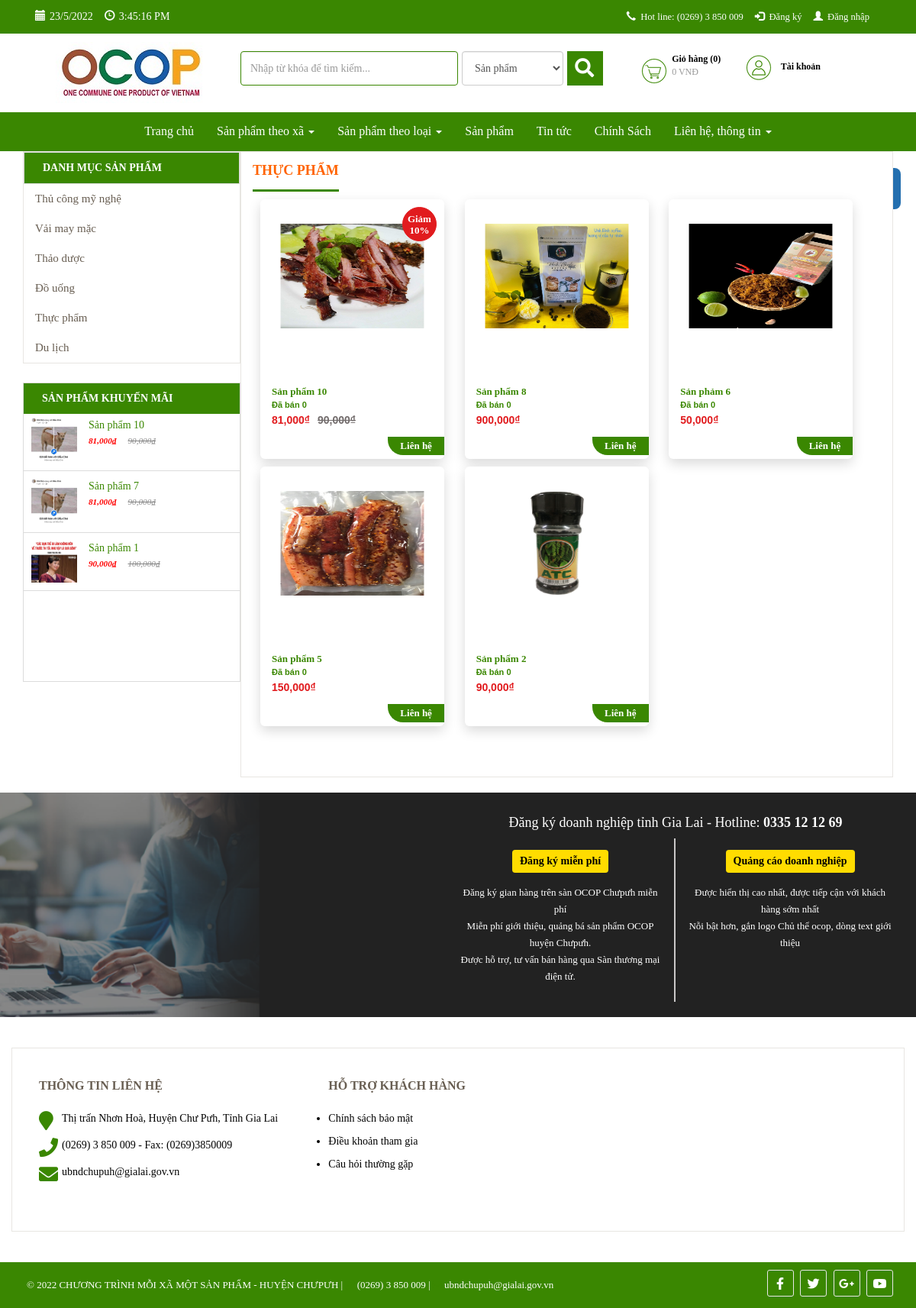
Before: /san-pham/thucpham with the older database file.
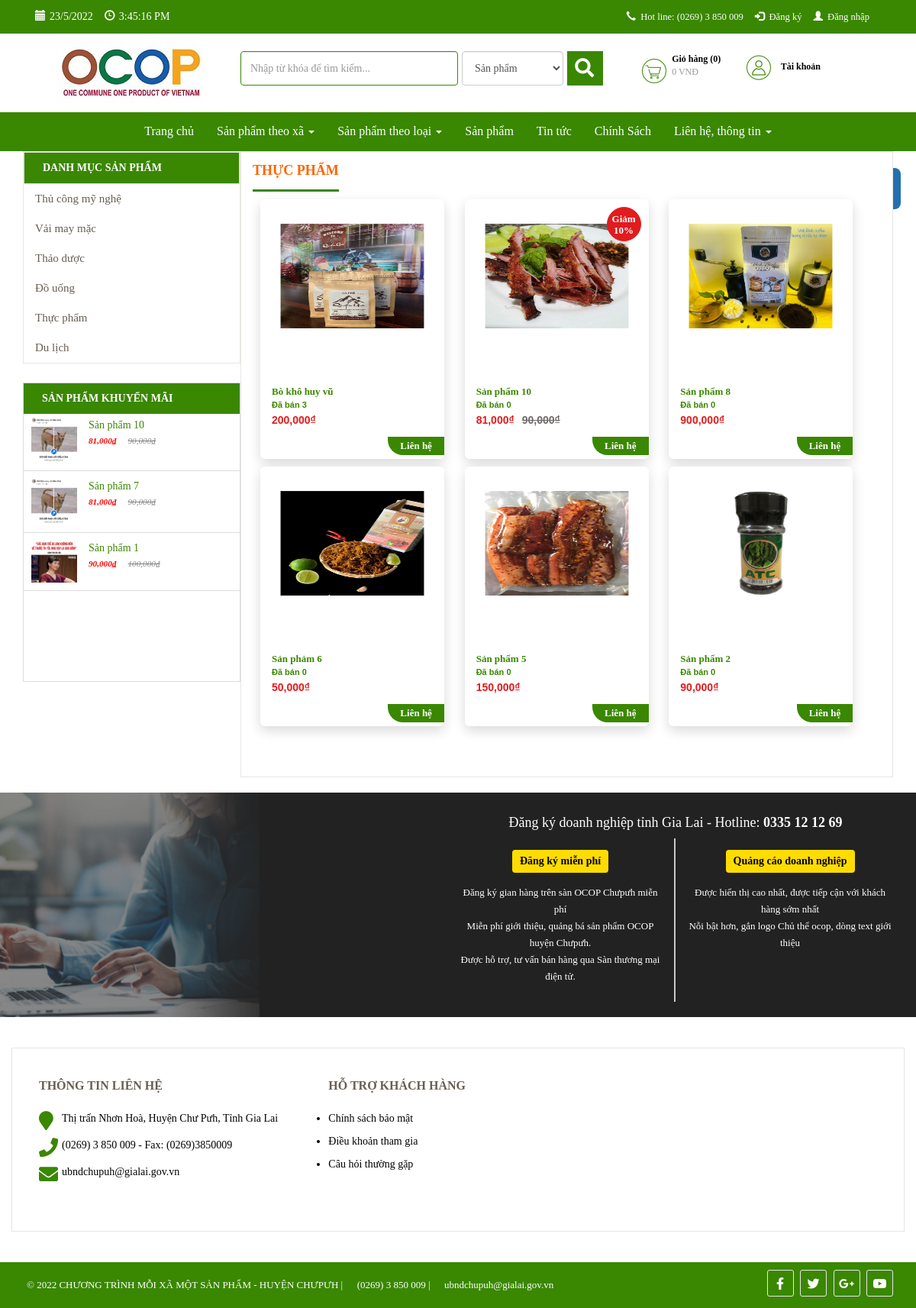
After: the same page with the newer database file.
### tables this page shows
CREATE TABLE `db_category` (
  `id` int(11) NOT NULL,
  `name` varchar(255) NOT NULL,
  `link` varchar(255) NOT NULL,
  `level` int(2) NOT NULL,
  `parentid` int(11) NOT NULL,
  `orders` varchar(5) DEFAULT NULL,
  `created_at` datetime NOT NULL,
  `created_by` varchar(255) NOT NULL,
  `updated_at` datetime NOT NULL,
  `updated_by` varchar(255) NOT NULL,
  `trash` tinyint(1) NOT NULL DEFAULT 1,
  `status` tinyint(1) NOT NULL DEFAULT 1
);

CREATE TABLE `db_product` (
  `id` int(11) NOT NULL,
  `catid` int(11) NOT NULL,
  `name` varchar(255) NOT NULL,
  `alias` varchar(255) NOT NULL,
  `avatar` varchar(255) NOT NULL,
  `img` varchar(255) NOT NULL,
  `sortDesc` text NOT NULL,
  `detail` text NOT NULL,
  `producer` int(11) NOT NULL,
  `number` int(11) NOT NULL,
  `number_buy` int(11) NOT NULL,
  `sale` int(3) DEFAULT NULL,
  `price` int(11) NOT NULL,
  `price_sale` int(11) NOT NULL,
  `created` datetime NOT NULL,
  `created_by` varchar(100) NOT NULL DEFAULT 'HDL',
  `modified` datetime NOT NULL,
  `modified_by` varchar(100) NOT NULL DEFAULT 'HDL',
  `trash` int(1) NOT NULL DEFAULT 1,
  `status` int(1) NOT NULL DEFAULT 1,
  `userId` int(11) DEFAULT NULL,
  `img2` varchar(255) DEFAULT NULL,
  `img3` varchar(255) DEFAULT NULL,
  `img4` varchar(255) DEFAULT NULL,
  `is_hot` int(11) NOT NULL DEFAULT 0
);

### application/controllers/Sanpham.php (called while the page is built, shortened)
<?php
class Sanpham extends CI_Controller {
    function __construct() {
        $this->load->model('frontend/Mproduct');
		$this->load->model('frontend/Mproducer');
        $this->load->model('frontend/Mcategory');
		$this->load->model('frontend/Mevaluate');
		$this->load->model('backend/Muser');
        $this->data['com']='sanpham';
        $this->load->library('session');
        $this->load->library('phantrang');
    }
    public function category(){
        if(isset($_POST['sapxep-category'])){
            $dksx=$_POST['sapxep-category'];
            $char = explode('-', $dksx);
            $f=$char[0];
            $od=$char[1];
            $data = array('0' => $f, '1' =>$od);
            $this->session->set_userdata('sortby-category', $data);
        }else{
            if($this->session->userdata('sortby-category')){
                $data = $this->session->userdata('sortby-category');
                $f=$data[0];
                $od=$data[1];
            }else{
                $f='created';
                $od='desc';
            }
        }
        $aurl= explode('/',uri_string());
        $link=$aurl[1];
        $catid=$this->Mcategory->category_id($link);
        $listcat=$this->Mcategory->category_listcat($catid);
        $this->data['categoryname']=$this->Mcategory->category_name($catid);
        $this->load->library('phantrang');
        $limit=12;
        $current=$this->phantrang->PageCurrent();
        $first=$this->phantrang->PageFirst($limit, $current);
        $total=$this->Mproduct->product_chude_count($listcat);
        $this->data['strphantrang']=$this->phantrang->PagePer($total, $current, $limit, $url='san-pham/'.$link);
        $this->data['list']=$this->Mproduct->product_list_cat_limit($listcat, $limit,$first,$f,$od);
        $this->data['title']='OCOP CHƯPƯH - Sản phẩm theo từng danh mục';
        $this->data['view']='category';
        if(isset($_POST['sapxep-category'])){
			$result=$this->load->view('frontend/components/sanpham/index_order',$this->data,true);
            echo json_encode($result);
        }else{
            $this->load->view('frontend/layout',$this->data);
        }
    }
}

### index.php (called while the page is built, shortened)
<?php
require_once BASEPATH.'core/CodeIgniter.php';

### application/models/frontend/Mcategory.php (called while the page is built, shortened)
<?php
class Mcategory extends CI_Model {
    public function __construct()
    {
        $this->table = $this->db->dbprefix('category');
    }
    public function category_id($link)
    {
        $this->db->where('link', $link);
        $this->db->where('status', 1);
        $this->db->where('trash', 1);
        $this->db->limit(1);
        $query = $this->db->get($this->table);
        $row=$query->row_array();
        return $row['id'];
    }
    public function category_name($id)
    {
        $this->db->where('id', $id);
        $this->db->where('status', 1);
        $this->db->where('trash', 1);
        $this->db->limit(1);
        $query = $this->db->get($this->table);
        $row=$query->row_array();
        return $row['name'];
    }
    public function category_listcat($parentid)
    {
        $this->db->where('parentid', $parentid);
        $this->db->where('status', 1);
        $this->db->where('trash', 1);
        $a[]=$parentid;
        return $a;
    }
    public function category_menu($parentid)
    {
        $this->db->where('parentid', $parentid);
        $this->db->where('status', 1);
        $this->db->where('trash', 1);
        $this->db->order_by('orders asc, updated_at desc');
        $query = $this->db->get($this->table);
        return $query->result_array();
    }
}

### application/models/frontend/Mproduct.php (called while the page is built, shortened)
<?php
class Mproduct extends CI_Model {
    public function __construct()
    {
        $this->table = $this->db->dbprefix('product');
    }
    public function product_list_cat_limit($listcat, $limit,$first,$f,$od)
    {
        $this->db->where('trash', 1);
        $this->db->group_start();
        foreach ($listcat as $value) {
            $this->db->or_where('catid', $value);
        }
        $this->db->group_end();
        $this->db->order_by($f, $od);
        $query = $this->db->get($this->table, $limit,$first);
        return $query->result_array();
    }
    public function product_chude_count($listcat)
    {
        $this->db->where('status', 1);
        $this->db->where('trash', 1);
        $dem=0;
        foreach ($listcat as $value) {
            if($dem==0)
            {
                    $this->db->where('catid', $value);
            }
            else
            {
                   $this->db->or_where('catid', $value);
            }
            $dem++;
        }
        $query = $this->db->get($this->table);
        return count($query->result_array());
    }
    public function product_sale($limit)
    {
        $this->db->where('status', 1);
        $this->db->where('trash', 1);
        $this->db->limit($limit);
        $this->db->order_by('sale', 'desc');
        $this->db->order_by('modified', 'desc');
        $query = $this->db->get($this->table);
        return $query->result_array();
    }
}

### application/models/backend/Muser.php (called while the page is built, shortened)
<?php if ( ! defined('BASEPATH')) exit('No direct script access allowed');
class Muser extends CI_Model {
	public function __construct(){
        $this->table = $this->db->dbprefix('user');
    }
    function user_detail_id_fg($id){
        $this->db->where('id', $id);
        $this->db->where('status', 1);
        $this->db->where('trash', 1);
        $query = $this->db->get($this->table);
        return $query->row_array();
    }
}

### application/views/frontend/components/sanpham/category.php (the view, shortened to what the rows shown need)
<section id="product-all" class="collection">
	<div class="slider">
		<div class="container">
            <div class="col-xs-12 col-sm-12 col-md-3 col-lg-3">
                <div class="list-menu pull-left col-xs-12 col-sm-12 col-md-12 col-lg-12">
                    <?php $this->load->view('frontend/modules/category'); ?>
                </div>
                <?php $this->load->view('frontend/modules/product-sale'); ?>
            </div>
            <div class="col-xs-12 col-sm-12 col-md-9 col-lg-9 product-content">
               <div class="product-wrap">
                 <div class="collection__title">
                     <h1><span><?php echo $categoryname ?></span></h1>
                    <div class="collection-filter" id = "list-product">
                      <div class="category-products clearfix">
                       <div class="products-grid clearfix">
                        <?php if(count($list)==0): ?>
                            <p class="no-products"> Danh mục hiện chưa có sản phẩm nào !</p>
                            <?php else : ?>
                                <?php foreach ($list as $sp) :?>
                                 <div class="col-md-4 col-lg-4 col-xs-6 col-6 detail-box">
                                    <div class="product-lt">
                                        <div class="lt-product-group-image">
                                            <a id="zoomOut" href="<?php echo $sp['alias'] ?>" title="<?php echo $sp['name'] ?>" >
											<figure>
                                                <img class="img-p"src="public/images/products/<?php echo $sp['avatar'] ?>" alt="">
											</figure>
                                            </a>
                                            <?php if($sp['sale'] > 0) :?>
                                                <div class="giam-percent">
                                                    <span class="text-giam-percent">Giảm <?php echo $sp['sale'] ?>%</span>
                                                </div>
                                            <?php endif; ?>
                                        </div>
                                        <div class="lt-product-group-info">
                                            <a href="<?php echo $sp['alias'] ?>" title="<?php echo $sp['name'] ?>">
                                                <h3><?php echo $sp['name'] ?></h3>
                                            </a>
											<div>
												<span class="sell_num">Đã bán <?php echo(number_format($sp['number_buy'])); ?></span>
											</div>
                                            <div class="price-box">
                                                <?php if($sp['sale'] > 0) :?>
                                                    <p class="old-price">
                                                        <span class="price"><?php echo(number_format($sp['price'])); ?>₫</span>
                                                    </p>
                                                    <p class="special-price">
                                                        <span class="price"><?php echo(number_format($sp['price_sale'])); ?>₫</span>
                                                    </p>
                                                    <?php else: ?>
                                                     <p class="old-price">
                                                        <span class="price" style="color: #fff"><?php echo(number_format($sp['price'])); ?>₫</span>
                                                    </p>
                                                    <p class="special-price">
                                                        <span class="price"><?php echo(number_format($sp['price'])); ?>₫</span>
                                                    </p>
                                                <?php endif;?>
                                            </div>
											<div class="lienhe">
													<a href="<?php echo base_url() ?>doanhngiep/detail/<?php $producer = $this->Muser->user_detail_id_fg($sp['userId']);echo $producer['id'] ?>" title="">
														<h3>Liên hệ</h3>
													</a>
												</div>
                                        </div>
                                    </div>
                                </div>
                            <?php endforeach; ?>
                        </div>
                    <?php endif; ?>
                </div>
            </div>
        </div>
    </div>
</div>
</div>
</div>
</section>

### application/views/frontend/modules/category.php (shortened to what the rows shown need)
<?php
$listcat = $this->Mcategory->category_menu(0);
$html_menu='<ul class="main-ul">';
foreach ($listcat as $menu) {
    $html_menu.='<li>';
    $html_menu.="<a href='san-pham/".$menu['link']." ' title=' ".$menu['name']."'>";
    $html_menu.=$menu['name'];
    $html_menu.='</i>';
    $html_menu.="</a>";
    $html_menu.="</li>";
}
$html_menu.="</ul>";
echo $html_menu;
?>

### application/views/frontend/modules/product-sale.php (shortened to what the rows shown need)
<div class="col-xs-12 col-sm-12 col-md-12 col-lg-12 products-sale-off">
    <div class="widget">
        <div class="panel-left-body">
            <?php
                $list = $this->Mproduct->product_sale('4');
                $html_menu='<div id="post-list-footer" class="sidebar_menu">';
                foreach ($list as $menu) {
                    if($menu['sale'] > 0){
                        $html_menu.="<div class = 'spost clearfix'>";
                            $html_menu.="<div class='entry-image'>";
                                $html_menu.="<a href=".$menu['alias']." title=' ".$menu['name']."'>";
                                    $html_menu.="<img src='public/images/products/".$menu['img']."'>";
                                $html_menu.="</a>";
                            $html_menu.='</div>';
                            $html_menu.='<div class="entry-c" style="width:194px;">';
                                $html_menu.='<div class="entry-title">';
                                    $html_menu.="<a class='ws-nw overflow ellipsis' href=".$menu['alias']." title=' ".$menu['name']."'>";
                                        $html_menu.=$menu['name'];
                                    $html_menu.="</a>";
                                $html_menu.='</div>';
                                $html_menu.='<ul class="entry-meta">';
                                    $html_menu.='<li class="color">';
                                        $html_menu.="<ins>".number_format($menu['price_sale']).'₫'."</ins>";
                                        $html_menu.="<del>".number_format($menu['price']).'₫'."</del>";
                                    $html_menu.='</li>';
                                $html_menu.='</ul>';
                            $html_menu.='</div>';
                        $html_menu.="</div>";
                    }
                }
                $html_menu.="</div>";
            echo $html_menu;
            ?>
        </div>
    </div>
</div>

Changed rows visible on the page:
added db_product: avatar (picture), name "Bò khô huy vũ", number_buy "3", price "200,000", shown under "THỰC PHẨM"
